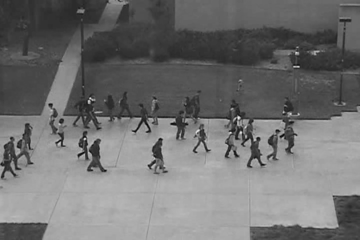
#> input picture Images/tif/085.tif, 360 x 240 px; its folder holds only this picture in this run
$ python main.py
#> lines starting #> are read from the running program, lines starting #| are printed output that depends on the picture
#> further down, im is the input picture: PIL image 360x240 L; min 16, max 235, mean 112.9
from PIL import Image
import numpy as np
import matplotlib.pyplot as plt
import pdb
import time

def medianFilter(img, n):
#> called with n = 5
	imgOut = np.zeros(img.shape, dtype=float)
	# indice central do filtro, equivalente ao padding necessario para aplica-lo na imagem
	center = int(n/2 - 0.5)
	# padding circular da imagem
	img = np.pad(img, ((center,), (center,)), 'wrap')
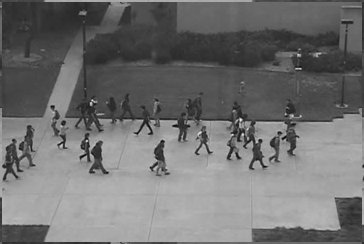
#> img: shape (244, 364); min 16, max 235, mean 112.7

	for i in range(center, img.shape[0] - center):
		iOut = i - center
		for j in range(center, img.shape[1] - center):
			jOut = j - center
			neighbourhood = img[i-center:i+center+1, j-center:j +
                            center+1]  # janela do filtro (vizinhanca)
			median = np.median(neighbourhood)  # media dos pixels da vizinhanca
			# variancia local aproveita resultado anterior da media
			imgOut[iOut, jOut] = median
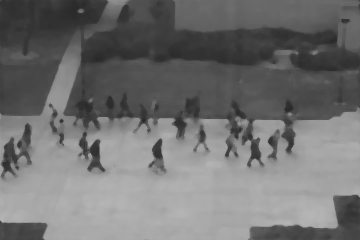
#> imgOut: shape (240, 360) float64; min 42, max 181, mean 113.2

	return imgOut

# open 5 images from tif files
init = 85
total = 10

start_time = time.time()
for i in range(10):
	im = Image.open('Images/tif/0'+ str(init+i) + '.tif')

	# convert to numpy array
	img = np.array(im)

	# apply some filter with window size 5
	filtered_img = medianFilter(img, 5)
	Image.fromarray(filtered_img).convert('RGB').save('Images/Filtered/0'+ str(init+i) + '.png')
#> (the run stopped early here; a loop or call above may not have finished)
